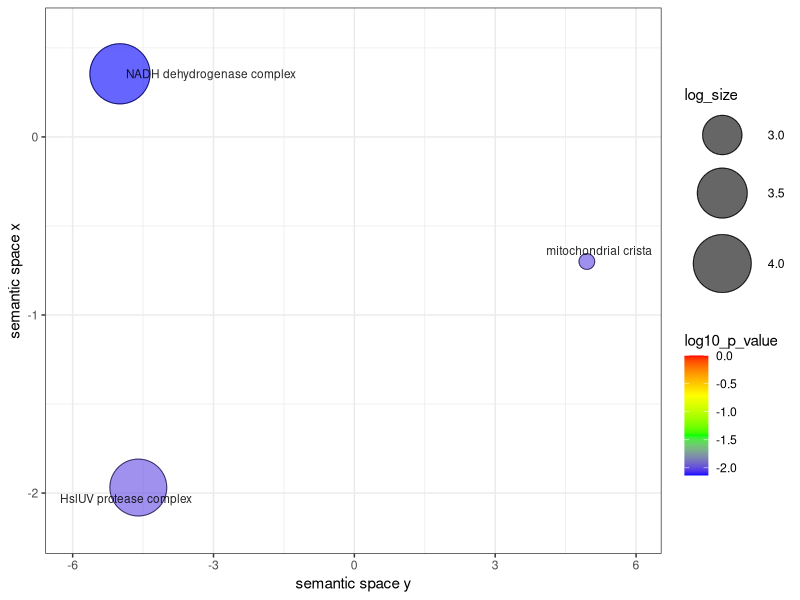
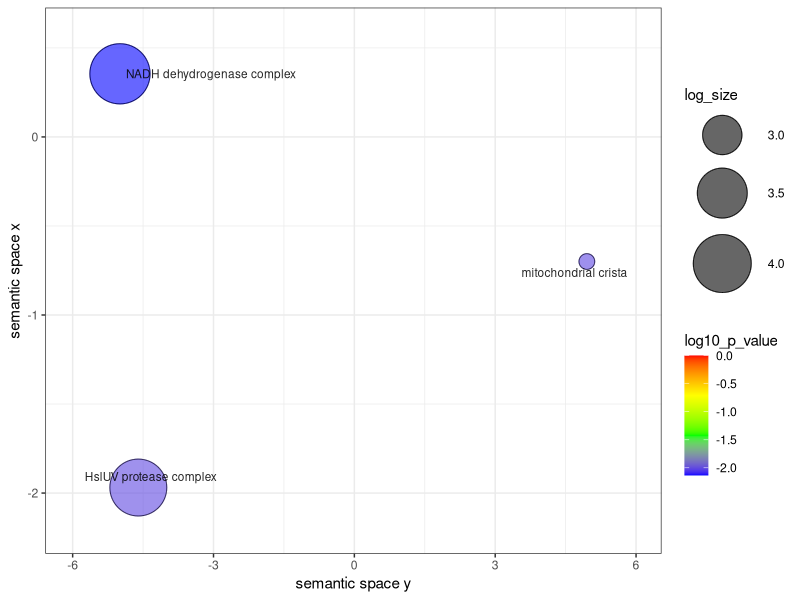

Reproduce these figures in R, in order.
# A plotting R script produced by the Revigo server at http://revigo.irb.hr/
# If you found Revigo useful in your work, please cite the following reference:
# Supek F et al. "REVIGO summarizes and visualizes long lists of Gene Ontology
# terms" PLoS ONE 2011. doi:10.1371/journal.pone.0021800
# http://revigo.irb.hr/Results.aspx?jobid=1947977764
# --------------------------------------------------------------------------
# If you don't have the ggplot2 package installed, uncomment the following line:
# install.packages( "ggplot2" );
library( ggplot2 );
library(ggrepel)

# --------------------------------------------------------------------------
# If you don't have the scales package installed, uncomment the following line:
# install.packages( "scales" );
library( scales );

# --------------------------------------------------------------------------
# Here is your data from Revigo. Scroll down for plot configuration options.

revigo.names <- c("term_ID","description","frequency","plot_X","plot_Y","log_size","log10_p_value","uniqueness","dispensability");
revigo.data <- rbind(c("GO:0030964","NADH dehydrogenase complex",0.0718406466748286,-4.9923180893287,0.354395950155428,4.15739631932323,-2.13290336280445,0.282839850033674,0),
c("GO:0030061","mitochondrial crista",0.00175513795384317,4.95193031123318,-0.699789818400517,2.54654266347813,-2.0137303535048,0.707667184438033,0.01916763),
c("GO:0009376","HslUV protease complex",0.0421433124643597,-4.60134739168735,-1.96892530380913,3.92577605383675,-2.01004848955466,0.434799007131156,0.42445335));

one.data <- data.frame(revigo.data);
names(one.data) <- revigo.names;
one.data <- one.data [(one.data$plot_X != "null" & one.data$plot_Y != "null"), ];
one.data$plot_X <- as.numeric( as.character(one.data$plot_X) );
one.data$plot_Y <- as.numeric( as.character(one.data$plot_Y) );
one.data$log_size <- as.numeric( as.character(one.data$log_size) );
one.data$log10_p_value <- as.numeric( as.character(one.data$log10_p_value) );
one.data$frequency <- as.numeric( as.character(one.data$frequency) );
one.data$uniqueness <- as.numeric( as.character(one.data$uniqueness) );
one.data$dispensability <- as.numeric( as.character(one.data$dispensability) );
#head(one.data);


# --------------------------------------------------------------------------
# Names of the axes, sizes of the numbers and letters, names of the columns,
# etc. can be changed below

p1 <- ggplot( data = one.data );
p1 <- p1 + geom_point( aes( plot_X, plot_Y, colour = log10_p_value, size = log_size), alpha = I(0.6) ) + scale_size_area();
p1 <- p1 + scale_colour_gradientn( colours = c("blue", "green", "yellow", "red"), limits = c( min(one.data$log10_p_value), 0) );
p1 <- p1 + geom_point( aes(plot_X, plot_Y, size = log_size), shape = 21, fill = "transparent", colour = I (alpha ("black", 0.6) )) + scale_size_area();
p1 <- p1 + scale_size( range=c(5, 20)) + theme_bw(); # + scale_fill_gradientn(colours = heat_hcl(7), limits = c(-300, 0) );
ex <- one.data [ one.data$dispensability < 0.75, ];
p1 <- p1 + geom_text_repel( data = ex, aes(plot_X, plot_Y, label = description), colour = I(alpha("black", 0.85)), size = 3 );
p1 <- p1 + labs (y = "semantic space x", x = "semantic space y");
p1 <- p1 + theme(legend.key = element_blank()) ;
one.x_range = max(one.data$plot_X) - min(one.data$plot_X);
one.y_range = max(one.data$plot_Y) - min(one.data$plot_Y);
p1 <- p1 + xlim(min(one.data$plot_X)-one.x_range/10,max(one.data$plot_X)+one.x_range/10);
p1 <- p1 + ylim(min(one.data$plot_Y)-one.y_range/10,max(one.data$plot_Y)+one.y_range/10);


# --------------------------------------------------------------------------
# Output the plot to screen

p1;

# Uncomment the line below to also save the plot to a file.
# The file type depends on the extension (default=pdf).

# ggsave("/path_to_your_file/revigo-plot.pdf");
ggsave("figures/DMPs_CC_REVIGO.png", width=8, height=8, dpi=1200);
